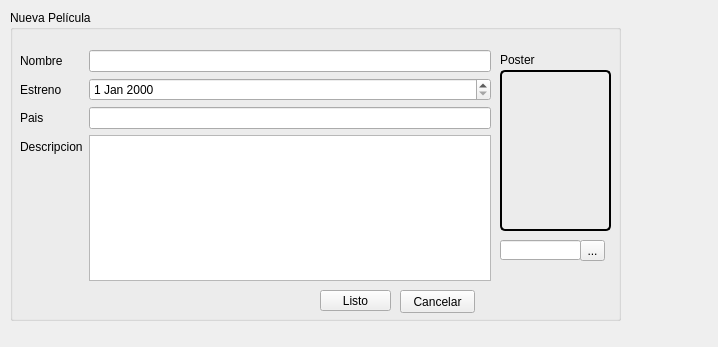
<?xml version="1.0" encoding="UTF-8"?>
<ui version="4.0">
 <class>Dialog</class>
 <widget class="QDialog" name="Dialog">
  <property name="geometry">
   <rect>
    <x>0</x>
    <y>0</y>
    <width>718</width>
    <height>347</height>
   </rect>
  </property>
  <property name="windowTitle">
   <string>Dialog</string>
  </property>
  <widget class="QDialogButtonBox" name="buttonBox">
   <property name="geometry">
    <rect>
     <x>30</x>
     <y>240</y>
     <width>341</width>
     <height>32</height>
    </rect>
   </property>
   <property name="orientation">
    <enum>Qt::Horizontal</enum>
   </property>
   <property name="standardButtons">
    <set>QDialogButtonBox::Cancel|QDialogButtonBox::Ok</set>
   </property>
  </widget>
  <widget class="QGroupBox" name="groupBox">
   <property name="geometry">
    <rect>
     <x>10</x>
     <y>10</y>
     <width>611</width>
     <height>311</height>
    </rect>
   </property>
   <property name="title">
    <string>Nueva Película</string>
   </property>
   <widget class="QWidget" name="formLayoutWidget_3">
    <property name="geometry">
     <rect>
      <x>10</x>
      <y>40</y>
      <width>471</width>
      <height>231</height>
     </rect>
    </property>
    <layout class="QFormLayout" name="formLayout_3">
     <property name="fieldGrowthPolicy">
      <enum>QFormLayout::AllNonFixedFieldsGrow</enum>
     </property>
     <item row="0" column="0">
      <widget class="QLabel" name="label_13">
       <property name="text">
        <string>Nombre</string>
       </property>
      </widget>
     </item>
     <item row="1" column="0">
      <widget class="QLabel" name="label_14">
       <property name="text">
        <string>Estreno</string>
       </property>
      </widget>
     </item>
     <item row="1" column="1">
      <widget class="QDateEdit" name="dateEdit_5"/>
     </item>
     <item row="2" column="0">
      <widget class="QLabel" name="label_15">
       <property name="text">
        <string>Pais</string>
       </property>
      </widget>
     </item>
     <item row="2" column="1">
      <widget class="QLineEdit" name="lineEdit_6"/>
     </item>
     <item row="3" column="0">
      <widget class="QLabel" name="label_16">
       <property name="text">
        <string>Descripcion</string>
       </property>
      </widget>
     </item>
     <item row="3" column="1">
      <widget class="QTextEdit" name="textEdit"/>
     </item>
     <item row="0" column="1">
      <widget class="QLineEdit" name="lineEdit_5"/>
     </item>
    </layout>
   </widget>
   <widget class="QPushButton" name="pushButton_5">
    <property name="geometry">
     <rect>
      <x>310</x>
      <y>280</y>
      <width>71</width>
      <height>21</height>
     </rect>
    </property>
    <property name="text">
     <string>Listo</string>
    </property>
   </widget>
   <widget class="QPushButton" name="pushButton">
    <property name="geometry">
     <rect>
      <x>390</x>
      <y>280</y>
      <width>75</width>
      <height>23</height>
     </rect>
    </property>
    <property name="text">
     <string>Cancelar</string>
    </property>
   </widget>
   <widget class="QLabel" name="label_18">
    <property name="geometry">
     <rect>
      <x>490</x>
      <y>40</y>
      <width>51</width>
      <height>20</height>
     </rect>
    </property>
    <property name="text">
     <string>Poster</string>
    </property>
   </widget>
   <widget class="QLabel" name="label_17">
    <property name="geometry">
     <rect>
      <x>490</x>
      <y>60</y>
      <width>111</width>
      <height>161</height>
     </rect>
    </property>
    <property name="styleSheet">
     <string notr="true"> border-style: solid;
     border-width: 2px;
     border-radius: 5px;
     border-color: black;</string>
    </property>
    <property name="text">
     <string/>
    </property>
   </widget>
   <widget class="QLineEdit" name="lineEdit_7">
    <property name="geometry">
     <rect>
      <x>490</x>
      <y>230</y>
      <width>81</width>
      <height>20</height>
     </rect>
    </property>
   </widget>
   <widget class="QToolButton" name="toolButton">
    <property name="geometry">
     <rect>
      <x>570</x>
      <y>230</y>
      <width>25</width>
      <height>21</height>
     </rect>
    </property>
    <property name="text">
     <string>...</string>
    </property>
   </widget>
   <zorder>formLayoutWidget_3</zorder>
   <zorder>formLayoutWidget_3</zorder>
   <zorder>formLayoutWidget_3</zorder>
   <zorder>pushButton_5</zorder>
   <zorder>pushButton</zorder>
   <zorder>label_18</zorder>
   <zorder>label_17</zorder>
   <zorder>lineEdit_7</zorder>
   <zorder>toolButton</zorder>
  </widget>
  <zorder>buttonBox</zorder>
  <zorder>groupBox</zorder>
  <zorder>lineEdit_5</zorder>
  <zorder>label_13</zorder>
 </widget>
 <resources/>
 <connections>
  <connection>
   <sender>buttonBox</sender>
   <signal>accepted()</signal>
   <receiver>Dialog</receiver>
   <slot>accept()</slot>
   <hints>
    <hint type="sourcelabel">
     <x>248</x>
     <y>254</y>
    </hint>
    <hint type="destinationlabel">
     <x>157</x>
     <y>274</y>
    </hint>
   </hints>
  </connection>
  <connection>
   <sender>buttonBox</sender>
   <signal>rejected()</signal>
   <receiver>Dialog</receiver>
   <slot>reject()</slot>
   <hints>
    <hint type="sourcelabel">
     <x>316</x>
     <y>260</y>
    </hint>
    <hint type="destinationlabel">
     <x>286</x>
     <y>274</y>
    </hint>
   </hints>
  </connection>
 </connections>
</ui>
